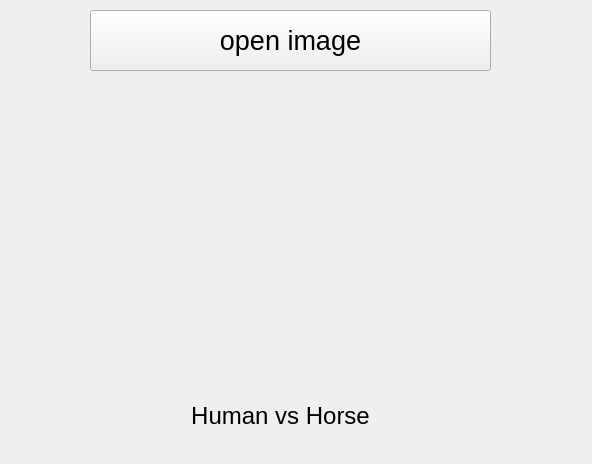
<?xml version="1.0" encoding="UTF-8"?>
<ui version="4.0">
 <class>Form</class>
 <widget class="QWidget" name="Form">
  <property name="geometry">
   <rect>
    <x>0</x>
    <y>0</y>
    <width>592</width>
    <height>464</height>
   </rect>
  </property>
  <property name="windowTitle">
   <string>Form</string>
  </property>
  <widget class="QPushButton" name="btn_select">
   <property name="geometry">
    <rect>
     <x>90</x>
     <y>10</y>
     <width>401</width>
     <height>61</height>
    </rect>
   </property>
   <property name="font">
    <font>
     <pointsize>20</pointsize>
    </font>
   </property>
   <property name="text">
    <string>open image</string>
   </property>
  </widget>
  <widget class="QLabel" name="lbl_image">
   <property name="geometry">
    <rect>
     <x>140</x>
     <y>80</y>
     <width>311</width>
     <height>301</height>
    </rect>
   </property>
   <property name="text">
    <string/>
   </property>
   <property name="pixmap">
    <pixmap>../../../../Users/kim/Desktop/[크기변환]0df94d70f5fb5bd3a29363fbfd1a1401a_large.jpg</pixmap>
   </property>
   <property name="alignment">
    <set>Qt::AlignCenter</set>
   </property>
  </widget>
  <widget class="QLabel" name="lbl_predict">
   <property name="geometry">
    <rect>
     <x>30</x>
     <y>370</y>
     <width>501</width>
     <height>91</height>
    </rect>
   </property>
   <property name="font">
    <font>
     <pointsize>18</pointsize>
    </font>
   </property>
   <property name="text">
    <string>Human vs Horse</string>
   </property>
   <property name="alignment">
    <set>Qt::AlignCenter</set>
   </property>
  </widget>
 </widget>
 <resources/>
 <connections/>
</ui>
